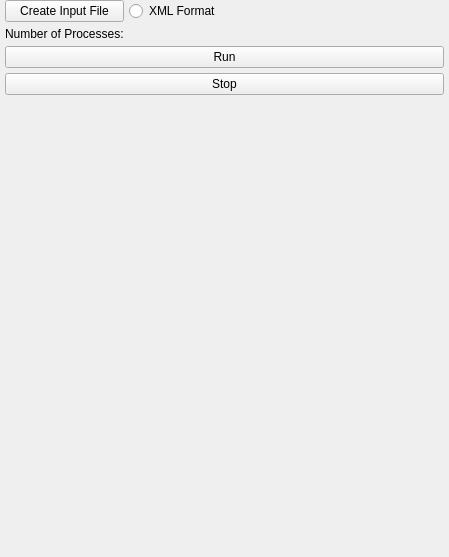
        <widget class="QWidget" name="RunSimulation_widget">
         <property name="geometry">
          <rect>
           <x>0</x>
           <y>0</y>
           <width>449</width>
           <height>557</height>
          </rect>
         </property>
         <attribute name="label">
          <string>Run Simulation</string>
         </attribute>
         <layout class="QGridLayout" name="gridLayout_53">
          <property name="leftMargin">
           <number>5</number>
          </property>
          <property name="topMargin">
           <number>0</number>
          </property>
          <property name="rightMargin">
           <number>5</number>
          </property>
          <property name="bottomMargin">
           <number>0</number>
          </property>
          <property name="spacing">
           <number>5</number>
          </property>
          <item row="3" column="0">
           <spacer name="verticalSpacer">
            <property name="orientation">
             <enum>Qt::Vertical</enum>
            </property>
            <property name="sizeHint" stdset="0">
             <size>
              <width>20</width>
              <height>40</height>
             </size>
            </property>
           </spacer>
          </item>
          <item row="2" column="0">
           <widget class="QPushButton" name="btnStopSim">
            <property name="text">
             <string>Stop</string>
            </property>
           </widget>
          </item>
          <item row="4" column="0">
           <spacer name="verticalSpacer_2">
            <property name="orientation">
             <enum>Qt::Vertical</enum>
            </property>
            <property name="sizeHint" stdset="0">
             <size>
              <width>20</width>
              <height>40</height>
             </size>
            </property>
           </spacer>
          </item>
          <item row="1" column="0">
           <widget class="QWidget" name="widgetRun" native="true">
            <layout class="QGridLayout" name="gridLayout_42">
             <property name="leftMargin">
              <number>0</number>
             </property>
             <property name="topMargin">
              <number>0</number>
             </property>
             <property name="rightMargin">
              <number>0</number>
             </property>
             <property name="bottomMargin">
              <number>0</number>
             </property>
             <property name="spacing">
              <number>5</number>
             </property>
             <item row="0" column="1">
              <widget class="QRadioButton" name="xml_format_radioButton">
               <property name="toolTip">
                <string>&lt;html&gt;&lt;head/&gt;&lt;body&gt;&lt;p&gt;If selected then write the solver commands in XML format used by svFSIplus.&lt;/p&gt;&lt;/body&gt;&lt;/html&gt;</string>
               </property>
               <property name="text">
                <string>XML Format</string>
               </property>
              </widget>
             </item>
             <item row="0" column="0">
              <widget class="QPushButton" name="btnCreateInputFile">
               <property name="toolTip">
                <string>&lt;html&gt;&lt;head/&gt;&lt;body&gt;&lt;p&gt;&lt;br/&gt;&lt;/p&gt;&lt;/body&gt;&lt;/html&gt;</string>
               </property>
               <property name="text">
                <string>Create Input File</string>
               </property>
              </widget>
             </item>
             <item row="1" column="1">
              <widget class="ctkSliderWidget" name="sliderNumProcs" native="true"/>
             </item>
             <item row="1" column="0">
              <widget class="QLabel" name="label_5">
               <property name="sizePolicy">
                <sizepolicy hsizetype="Fixed" vsizetype="Preferred">
                 <horstretch>0</horstretch>
                 <verstretch>0</verstretch>
                </sizepolicy>
               </property>
               <property name="text">
                <string>Number of Processes:</string>
               </property>
              </widget>
             </item>
             <item row="2" column="0" colspan="2">
              <widget class="QPushButton" name="btnRunSim">
               <property name="sizePolicy">
                <sizepolicy hsizetype="Minimum" vsizetype="Fixed">
                 <horstretch>2</horstretch>
                 <verstretch>0</verstretch>
                </sizepolicy>
               </property>
               <property name="toolTip">
                <string>Run the simulation using a single processor</string>
               </property>
               <property name="text">
                <string>Run</string>
               </property>
              </widget>
             </item>
            </layout>
           </widget>
          </item>
         </layout>
        </widget>
